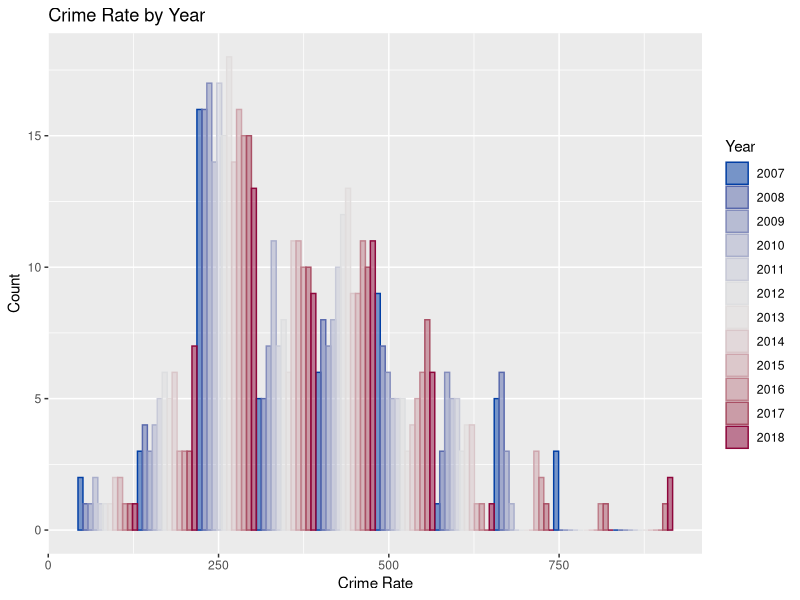
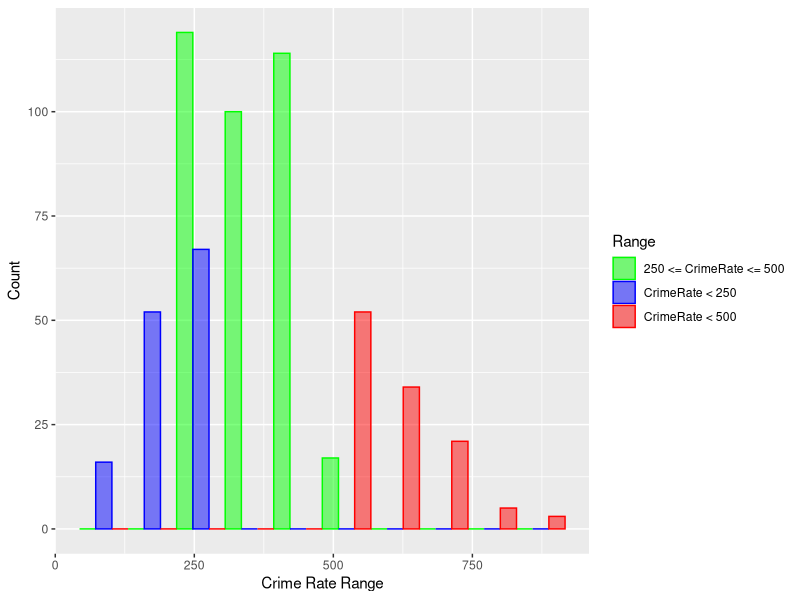

Recreate these plots in R, in order.
library(tidyverse)
library(dplyr)
library(colorspace)
##Load Dataset
df = read.csv("Sampledata2.csv")

##Break data into 3 groups of Crime Rate Ranges
df = df %>% mutate(RangeGroup = case_when(CrimeRate < 250 ~ "CrimeRate < 250",
                                          CrimeRate >= 250 & CrimeRate <=500 ~ "250 <= CrimeRate <= 500",
                                          CrimeRate > 500 ~ "CrimeRate < 500"))

##Create color vectors
n = length(unique(df$Year))
year_col = diverge_hcl(n)
range_col = c("green", "blue", "red")

## Plot Graph with Year as Color Vector
ggplot(df, aes(x = CrimeRate, color=as.factor(Year), fill = as.factor(Year))) +
  geom_histogram(position = "dodge", alpha=0.5, bins=10) +
  scale_color_manual(values = year_col)+
  scale_fill_manual(values = year_col)+
  labs(title= "Crime Rate by Year", color= "Year", fill="Year") + ylab("Count") +
  xlab("Crime Rate")
  

## Plot Graph with RangeGroup as Color Vector
ggplot(df, aes(x = CrimeRate, color=as.factor(RangeGroup), fill = as.factor(RangeGroup))) +
  geom_histogram(position = "dodge", alpha=0.5, bins=10) +
  scale_color_manual(values = range_col)+
  scale_fill_manual(values = range_col)+
  labs(tite= "Crime Rate by Range", color= "Range", fill="Range") + ylab("Count") +
  xlab("Crime Rate Range")
